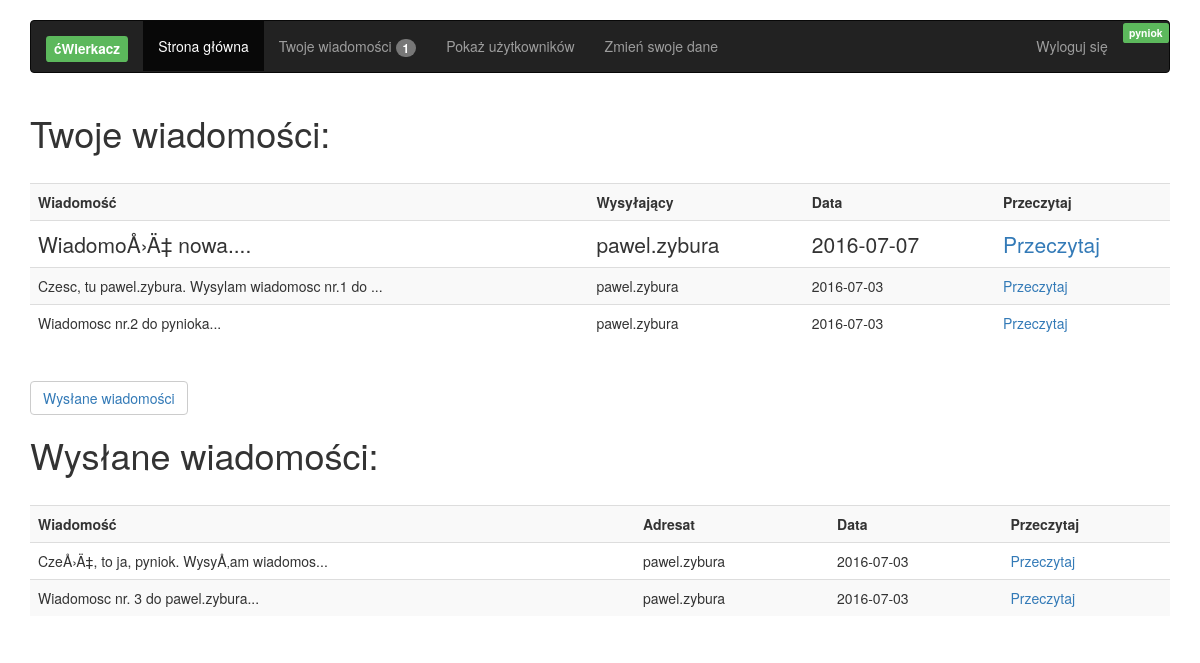
The page /showAllMessages.php?messageType=sent (signed in) on the database its author committed.
### tables this page shows
CREATE TABLE IF NOT EXISTS `Users` (
  `id` int(11) NOT NULL AUTO_INCREMENT,
  `login` varchar(20) DEFAULT NULL,
  `hashed_password` char(60) NOT NULL,
  `user_description` text,
  `is_active` tinyint(4) DEFAULT NULL,
  PRIMARY KEY (`id`),
  UNIQUE KEY `login` (`login`)
);

CREATE TABLE IF NOT EXISTS `Messages` (
  `id` int(11) NOT NULL AUTO_INCREMENT,
  `sender_id` int(11) DEFAULT NULL,
  `receiver_id` int(11) DEFAULT NULL,
  `message_text` text,
  `is_read` tinyint(4) DEFAULT NULL,
  `date` date NOT NULL,
  PRIMARY KEY (`id`),
  KEY `sender_id` (`sender_id`),
  KEY `receiver_id` (`receiver_id`)
);

### src/message.php (called while the page is built, shortened)
<?php
class Message
{
    public static function getAllMessages(mysqli $db_conn, $sender_receiver, $user_id)
    {
        $sql = "SELECT *
                FROM Messages
                WHERE $sender_receiver = $user_id
                ORDER BY date DESC";
        $toReturn = [];
        $result = $db_conn->query($sql);
        if ($result != false) {
            foreach ($result as $row) {
                $message = new Message();
                $message->id = $row['id'];
                $message->sender_id = $row['sender_id'];
                $message->receiver_id = $row['receiver_id'];
                $message->message_text = $row['message_text'];
                $message->is_read = $row['is_read'];
                $message->date = $row['date'];
                $toReturn[] = $message;
            }
        }
        return $toReturn;
    }
    public static function getNewMessages(mysqli $db_conn, $receiver_id)
    {
        $sql = "SELECT *
                FROM Messages
                WHERE receiver_id = '{$receiver_id}'
                AND is_read = 1";
        $result = $db_conn->query($sql);
        $toReturn = 0;
        foreach ($result as $item) {
            $toReturn++;
        }
        return $toReturn;
    }
    private $id;
    private $sender_id;
    private $receiver_id;
    private $message_text;
    private $is_read;
    private $date;
    public function __construct()
    {
        $this->id = -1;
        $this->sender_id = null;
        $this->receiver_id = null;
        $this->message_text = null;
        $this->is_read = 1;
        $this->date = null;
    }
    public function getId()
    {
        return $this->id;
    }
    public function getSenderId()
    {
        return $this->sender_id;
    }
    public function getReceiverId()
    {
        return $this->receiver_id;
    }
    public function getDate()
    {
        return $this->date;
    }
    public function getMessageText()
    {
        return $this->message_text;
    }
    public function checkMessage()
    {
        if ($this->is_read == 1) {
            return 'new';
        } else {
            return 'read';
        }
    }
}

### src/functions.php (called while the page is built, shortened)
<?php
function getUserLogin(mysqli $conn, $id) {
    $user = new User();
    $user->loadFromDB($conn, $id);
    $login = $user->getLogin();
    if($login == true) {
        return $login;
    }
    return false;
}

### src/user.php (called while the page is built, shortened)
<?php
class User
{
    private $login;
    public function __construct()
    {
        $this->login = "";
    }
    public function getLogin()
    {
        return $this->login;
    }
    public function loadFromDB(mysqli $db_conn, $id)
    {
        $sql = "SELECT *
                FROM Users
                WHERE id=$id";
        $result = $db_conn->query($sql);
        if ($result != false) {
            if ($result->num_rows == 1) {
                $row = $result->fetch_assoc();
                $this->login = $row['login'];
                return true;
            }
        }
    }
}

### showAllMessages.php (the view, shortened to what this page needs)
<?php
require_once __DIR__ . "/src/connection.php";
require_once __DIR__ . "/src/functions.php";
require_once __DIR__ . "/src/header.php";
?>
    <div class='container'>
    <h1>Twoje wiadomości:</h1>
    <br>
    <?php
    $getAllMesaggesResult = Message::getAllMessages($db_conn, 'receiver_id', $_SESSION['loggedUserId']);
    if (count($getAllMesaggesResult) > 0) {
        echo "<table class='table table-striped'>";
        echo "<th>Wiadomość</th><th>Wysyłający</th><th>Data</th><th>Przeczytaj</th>";
        foreach ($getAllMesaggesResult as $messageRow) {
            $receivedMessage = $messageRow->getMessageText();
            $messageid = $messageRow->getId();
            $loginId = $messageRow->getSenderId();
            $login = getUserLogin($db_conn, $loginId);
            $messageDate = $messageRow->getDate();
            $messageRead = $messageRow->checkMessage();
            if ($messageRead == 'new'){
                echo "<tr class='lead'>";
            } else {
                echo "<tr class=''>";
            }
            echo "<td>" . substr($receivedMessage, 0, 50) . "...</td>
                              <td>$login</td>
                              <td>$messageDate</td>
                              <td><a href='readMessage.php?messageId=$messageid'>Przeczytaj</a></td></tr>";
        }
        echo "</table>";
        echo("<br>");
        echo("<button type='submit' class='btn btn-default'><a href=\"showAllMessages.php?messageType=sent\">Wysłane wiadomości</a></button>");
    } else {
        echo "<p>Nie masz żadnych wiadomości</p>";
    }
    if ($_SERVER['REQUEST_METHOD'] === 'GET') {
        if (!empty($_GET['messageType'])) {
            $getAllSentMessagesResult = Message::getAllMessages($db_conn, 'sender_id', $_SESSION['loggedUserId']);
            if (count($getAllSentMessagesResult) > 0) {
                echo("<br>");
                echo("<h1>Wysłane wiadomości:</h1>");
                echo("<br>");
                echo "<table class='table table-striped'>";
                echo "<th>Wiadomość</th><th>Adresat</th><th>Data</th><th>Przeczytaj</th>";
                foreach ($getAllSentMessagesResult as $messageRow) {
                    $sentMessage = $messageRow->getMessageText();
                    $messageid = $messageRow->getId();
                    $loginId = $messageRow->getReceiverId();
                    $login = getUserLogin($db_conn, $loginId);
                    $messageDate = $messageRow->getDate();
                    $messageRead = $messageRow->checkMessage();
                    if ($messageRead == 'new'){
                        echo "<tr class='lead'>";
                    } else {
                        echo "<tr class=''>";
                    }
                    echo "<td>" . substr($sentMessage, 0, 50) . "...</td>
                              <td>$login</td>
                              <td>$messageDate</td>
                              <td><a href='readMessage.php?messageId=$messageid'>Przeczytaj</a></td></tr>";
                }
                echo "</table>";
            } else {
                echo "<p>Nie wysłałeś żadnych wiadomości</p>";
            }
        }
    }
    ?>
</div>
</body>
</html>

### src/header.php (shortened to what this page needs)
<!DOCTYPE html>
<html>
<head>
    <link href="css/bootstrap.min.css" rel="stylesheet">
    <link href="css/justified-nav.css" rel="stylesheet">
</head>
<body>
<div class="container">
    <nav class="navbar navbar-inverse">
        <div class="container-fluid">
            <div class="navbar-header">
                <a class="navbar-brand" href="#"><span class="label label-success">ćWierkacz</span></a>
            </div>
            <ul class="nav navbar-nav">
                <?php
                if (isset($_SESSION['loggedUserId'])) {
                    $loggedUser = getUserLogin($db_conn, $_SESSION['loggedUserId']);
                    echo "<li class=\"active\"><a href=\"index.php\">Strona główna</a></li>";
                    $newMessageCount = Message::getNewMessages($db_conn, $_SESSION['loggedUserId']);
                    if ($newMessageCount > 0) {
                        $messageMenuText = "Twoje wiadomości " . "<span class='badge'>".$newMessageCount."</span>";
                    } else {
                        $messageMenuText = "Twoje wiadomości";
                    }
                    echo "<li><a href=\"showAllMessages.php\">$messageMenuText</a></li> ";
                    echo "<li><a href=\"showAllUsers.php\">Pokaż użytkowników</a></li> ";
                    echo "<li><a href=\"editUser.php\">Zmień swoje dane</a></li> ";
                    echo("</ul>");
                    echo("<ul class=\"nav navbar-nav navbar-right\">");
                        echo "<li><a href=\"logout.php\">Wyloguj się</a></li>";
                        echo "<li><span class=\"label label-success\">$loggedUser</span></li>";
                    echo("</ul>");
                }
                ?>
        </div>
    </nav>
</div>

### css/justified-nav.css (style rules this page uses)
body { padding-top: 20px; }

### rows shown on the page
users: login "pyniok"
messages: message_text "WiadomoÅ›Ä‡ nowa.", sender.login "pawel.zybura", date "2016-07-07"
messages: message_text "Czesc, tu pawel.zybura. Wysylam wiadomosc nr.1 do", sender.login "pawel.zybura", date "2016-07-03"
messages: message_text "Wiadomosc nr.2 do pynioka", sender.login "pawel.zybura", date "2016-07-03"
messages: message_text "CzeÅ›Ä‡, to ja, pyniok. WysyÅ‚am wiadomos", receiver.login "pawel.zybura", date "2016-07-03"
messages: message_text "Wiadomosc nr. 3 do pawel.zybura", receiver.login "pawel.zybura", date "2016-07-03"

### other values the page prints
$newMessageCount "1"
